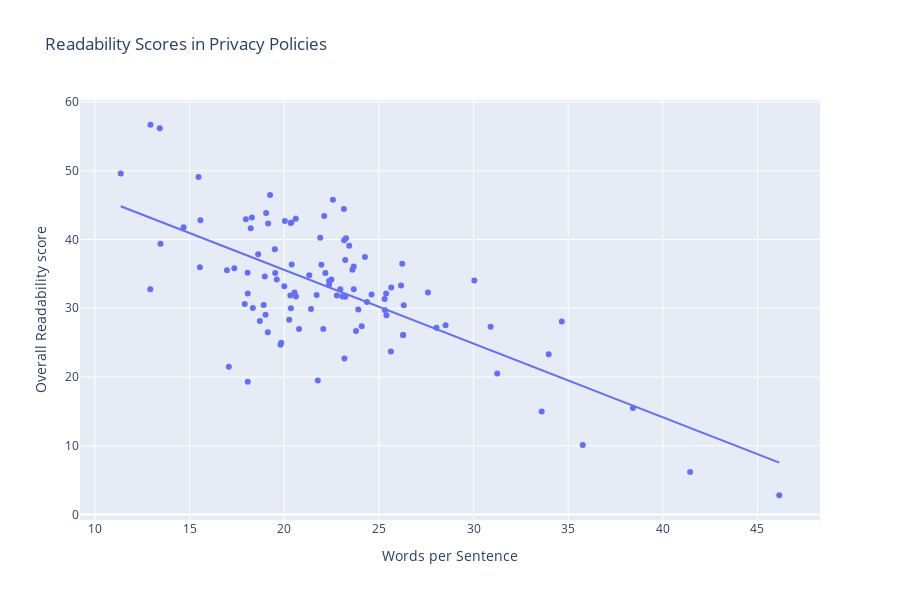

This figure's notebook cell:
### Code cell
#df.plot.scatter(x = 'Words per Sentence', y = 'Overall Readability\nscore')
px.scatter(df, x='Words per Sentence', y='Overall Readability\nscore', title='Readability Scores in Privacy Policies', trendline='ols', height=600)
